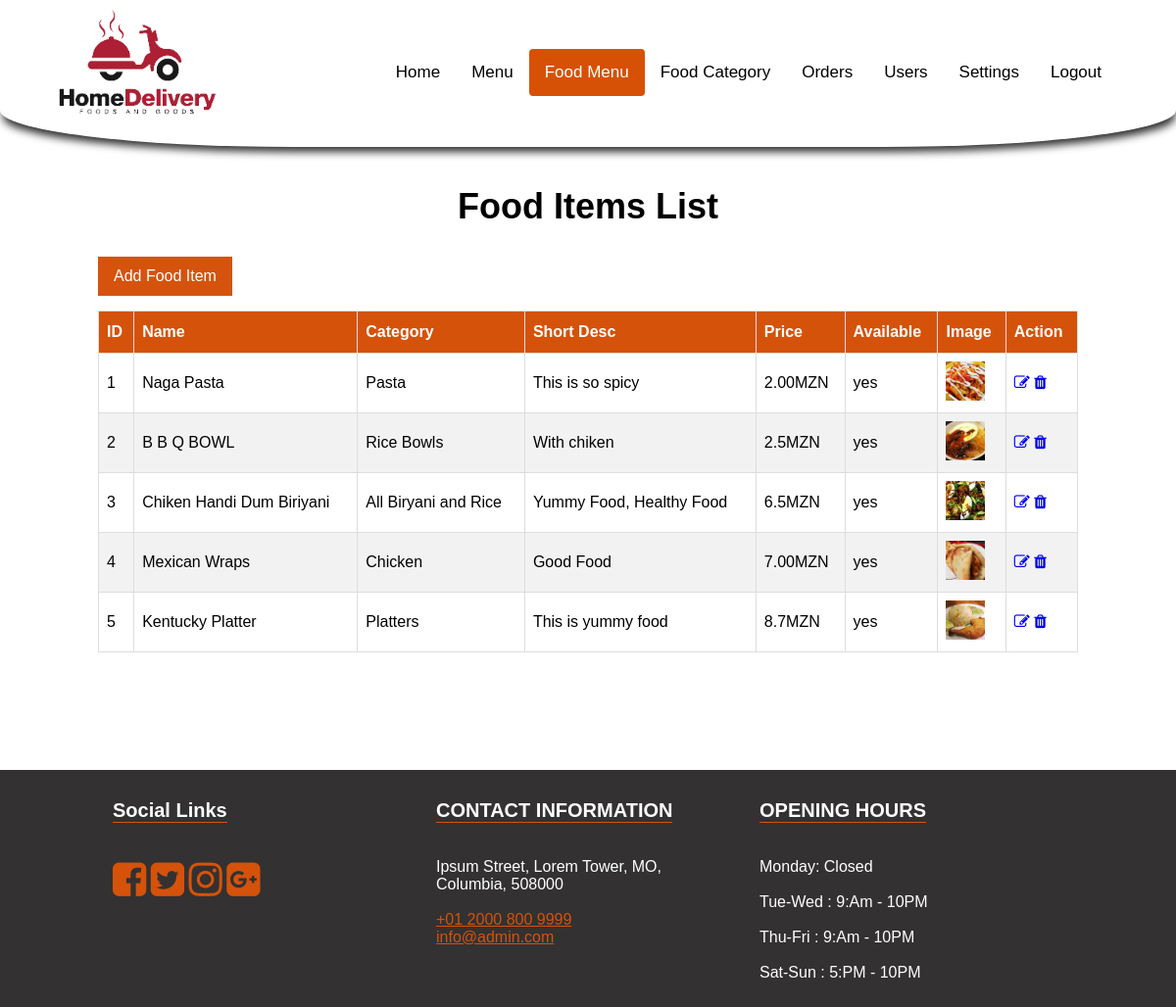
Page /admin-food.php (signed in) on the committed database.
### tables this page shows
CREATE TABLE `foods` (
  `id` int(11) NOT NULL,
  `name` varchar(255) NOT NULL,
  `category_id` int(11) NOT NULL,
  `short_desc` text NOT NULL,
  `image` varchar(255) NOT NULL,
  `price` varchar(100) NOT NULL,
  `available` enum('yes','no') NOT NULL DEFAULT 'yes'
);

CREATE TABLE `category` (
  `id` int(11) NOT NULL,
  `title` varchar(255) NOT NULL
);

CREATE TABLE `settings` (
  `id` int(11) NOT NULL,
  `about_title` text NOT NULL,
  `about_detail` text NOT NULL,
  `about_img` varchar(255) NOT NULL,
  `fb_link` varchar(255) NOT NULL,
  `tw_link` varchar(255) NOT NULL,
  `ins_link` varchar(255) NOT NULL,
  `gplus_link` varchar(255) NOT NULL,
  `contact_info` text NOT NULL,
  `opening_hours` text NOT NULL,
  `currency` enum('GBP','USD','EURO') NOT NULL DEFAULT 'GBP'
);

### admin-food.php (the view, shortened to what this page needs)
<?php
include 'includes/header.php';
$sql = "SELECT foods.*,category.title FROM foods LEFT JOIN category on category.id =  foods.category_id";
$result = $conn->query($sql);
?>
	<section class="inner-page-sec">
		<div class="container">
			<h1>Food Items List</h1>
			<a href="add-food.php" class="add-btn">Add Food Item</a>
			<div style="overflow-x:auto;">
				<table class="custom-tbl">
					<thead>
						<tr>
							<th>ID</th>
							<th>Name</th>
							<th>Category</th>
							<th>Short Desc</th>
							<th>Price</th>
							<th>Available</th>
							<th>Image</th>
							<th>Action</th>
						</tr>
					</thead>
					<tbody>
						<?php
						if ($result->num_rows > 0) {
							while($row = $result->fetch_assoc()){
						?>
						<tr>
							<td><?php echo $row['id']?></td>
							<td><?php echo $row['name']?></td>
							<td><?php echo $row['title']?></td>
							<td><?php echo $row['short_desc']?></td>
							<td><?php echo $row['price']?><?php echo $currency_format[$rowS['currency']];?></td>
							<td><?php echo $row['available']?></td>
							<td><img src="img/foods/<?php echo $row['image']?>" width="40px"></td>
							<td>
								<a href="edit-food.php?id=<?php echo $row['id']?>"><i class="fa fa-pencil-square-o" aria-hidden="true"></i></a>
								<a href="delete-food.php?id=<?php echo $row['id']?>" class="delete-btn"><i class="fa fa-trash" aria-hidden="true"></i></a>
							</td>
						</tr>
						<?php } } else { ?>
							<tr>
								<td colspan="8">No Category Found!</td>
							</tr>
						<?php }  ?>
					</tbody>
				</table>
			</div>
		</div>
	</section>
<?php include 'includes/footer.php'; ?>

### includes/footer.php (shortened to what this page needs)
<footer>
	<div class="container">
		<div class="col-1">
			<h3>Social Links</h3>
			<ul>
				<li><a href="<?php echo $rowS['fb_link'];?>"><i class="fa fa-facebook-square" aria-hidden="true"></i></a></li>
				<li><a href="<?php echo $rowS['tw_link'];?>"><i class="fa fa-twitter-square" aria-hidden="true"></i></a></li>
				<li><a href="<?php echo $rowS['ins_link'];?>"><i class="fa fa-instagram" aria-hidden="true"></i></a></li>
				<li><a href="<?php echo $rowS['gplus_link'];?>"><i class="fa fa-google-plus-square" aria-hidden="true"></i></a></li>
			</ul>
		</div>
		<div class="col-1">
			<h3>CONTACT INFORMATION</h3>
			<p>
				<?php echo $rowS['contact_info'];?>
			</p>
		</div>
		<div class="col-1">
			<h3>OPENING HOURS</h3>
			<p>
				<?php echo $rowS['opening_hours'];?>
			</p>
		</div>
	</div>
</footer>
</div>
</body>
</html>

### css/main.css (style rules this page uses)
body { margin: 0; font-family: Arial, Helvetica, sans-serif; }
footer { background-color: #333131; color: #fff; }
footer .container { max-width: 1000px; width: 100%; margin: 0px auto; }
footer .container .col-1 { float: left; width: 30%; padding: 10px 15px; }
footer .container .col-1 a { color: #d5520a; }
footer .container .col-1 h3 { text-align: left; font-size: 20px; border-bottom: 1px solid #d5530c; display: inline-block; }
footer .container .col-1 ul { padding: 0px; list-style: none; }
footer .container .col-1 ul li { display: inline-block; }
footer .container .col-1 ul li a { font-size: 40px; color: #d5520a; }
.inner-page-sec { padding-top: 150px; padding-bottom: 80px; }
.inner-page-sec .container { max-width: 1000px; width: 100%; margin: 40px auto; }
.inner-page-sec .container h1 { text-align: center; font-size: 36px; }
.custom-tbl { font-family: Arial, Helvetica, sans-serif; border-collapse: collapse; width: 100%; }
.custom-tbl td, .custom-tbl th { border: 1px solid #ddd; padding: 8px; }
.custom-tbl tr:nth-child(even) { background-color: #f2f2f2; }
.custom-tbl th { padding-top: 12px; padding-bottom: 12px; text-align: left; background-color: #d5520a; color: white; }
.add-btn { text-decoration: none; background-color: #d5530c; border: 1px solid #d5530c; color: #ffffff; padding: 10px 15px; display: inline-block; margin-bottom: 15px; }

### rows in the picture
foods: id "1", name "Naga Pasta", category.title "Pasta", short_desc "This is so spicy", price "2.00", available "yes", image (picture)
settings: currency "MZN", contact_info "Ipsum Street, Lorem Tower, MO, Columbia, 508000 +01 2000 800 9999 info@admin.com", opening_hours "Monday: Closed Tue-Wed : 9:Am - 10PM Thu-Fri : 9:Am - 10PM Sat-Sun : 5:PM - 10PM"
foods: id "2", name "B B Q BOWL", category.title "Rice Bowls", short_desc "With chiken", price "2.5", available "yes", image (picture)
foods: id "3", name "Chiken Handi Dum Biriyani", category.title "All Biryani and Rice", short_desc "Yummy Food, Healthy Food", price "6.5", available "yes", image (picture)
foods: id "4", name "Mexican Wraps", category.title "Chicken", short_desc "Good Food", price "7.00", available "yes", image (picture)
foods: id "5", name "Kentucky Platter", category.title "Platters", short_desc "This is yummy food", price "8.7", available "yes", image (picture)

### other values in the picture
$link['text'] "Food Menu"
$link['text'] "Food Category"
$link['text'] "Orders"
$link['text'] "Users"
$link['text'] "Settings"
$link['text'] "Logout"
